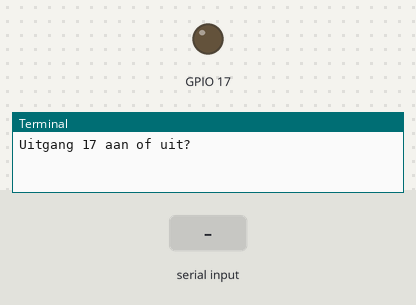
This program was run on a simulated Raspberry Pi (BCM pin numbers). Parts: output pins drawn as LEDs (lit = HIGH), the last lines printed to the terminal. The inputs (shaded band) are chosen by the test bench.

Above: at 1.2 s.
1.3 s: "aan" typed at the terminal
At 1.8 s:
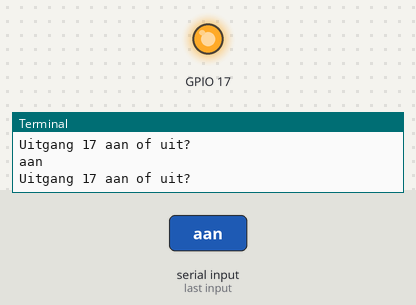
4.3 s: "0" typed at the terminal
At 5.2 s:
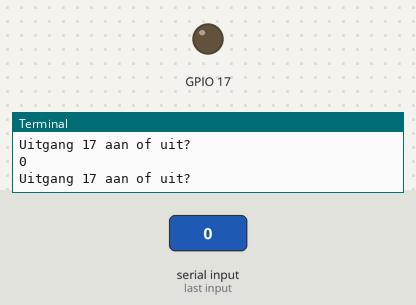
Timing chart, 0 to 7.3 s (numbered marks = the images above; inputs shaded):
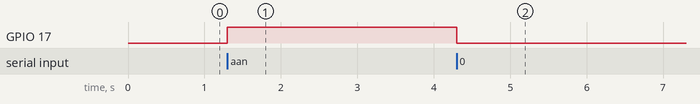

Measured:
- after the input at 1.3 s, GPIO 17: LOW → HIGH at once
- after the input at 4.3 s, GPIO 17: HIGH → LOW at once

The program:

TestLED_Test.py
```python
import RPi.GPIO as GPIO #GPIO importeren om te kunnen gebruiken
import os
GPIO.setmode(GPIO.BCM) #Nummering van de poorten gebruiken zoals op printplaat
GPIO.setup(17, GPIO.OUT)# poort 17 definieren als Output
try:
	while True:
		inputstr = raw_input("Uitgang 17 aan of uit?  ")

		if inputstr == "aan" or inputstr == "1":
			GPIO.output(17, True)
		else:
			GPIO.output(17, False)
		os.system('clear')

except KeyboardInterrupt: #Actie na Ctrl-C: Alle gestuurde uitgangen vrijgeven
	GPIO.cleanup()
```
